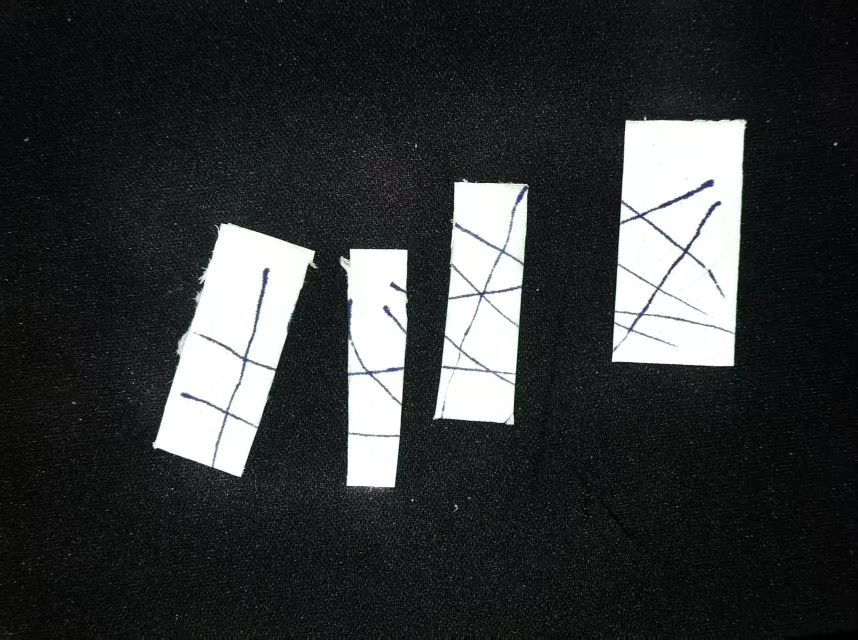
#> input picture 手撕拼图.jpg, 1716 x 1279 px (shown at 1/2 size)
$ python _diag_handmade.py
#> lines starting #> are read from the running program, lines starting #| are printed output that depends on the picture; after the words box and inside, x2 and y2 are one past the last pixel; in counts of white or black regions, pixels touching at a corner belong together
"""临时诊断：比较两个解在「纹理连续性」和「笔迹连续性」上的表现。用完即删。"""
import json
import sys
from pathlib import Path

import cv2
import numpy as np

ROOT = Path(__file__).resolve().parent
sys.path.insert(0, str(ROOT / "拼图还原项目" / "src"))
sys.path.insert(0, str(ROOT / "纹理拼合" / "tools"))

import geometry as G
from irregular_cut import _texture_cost

src = cv2.imdecode(np.fromfile("手撕拼图.jpg", dtype=np.uint8), cv2.IMREAD_COLOR)
#> src is the input picture: shape (1279, 1716, 3); mean B, G, R 55.9, 54.8, 52.9
rgb = cv2.cvtColor(src, cv2.COLOR_BGR2RGB).astype(np.float32)

# 笔迹掩膜：蓝色通道明显高于红/绿
b, g, r = src[..., 0].astype(np.int16), src[..., 1].astype(np.int16), src[..., 2].astype(np.int16)
ink = ((b.astype(np.int16) - np.maximum(g, r)) > 25).astype(np.float32)
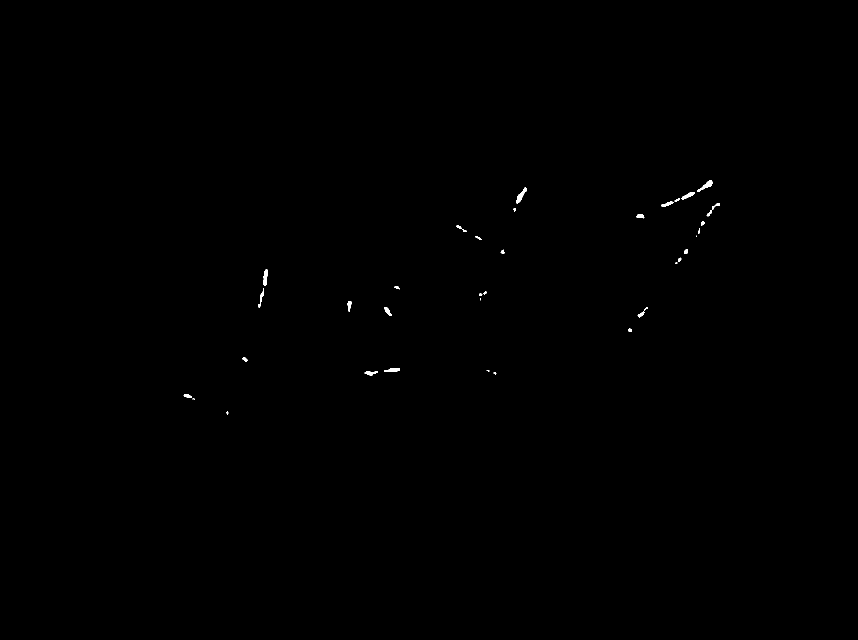
#> ink: shape (1279, 1716) float32 (shown at 1/2 size); values 0 (black) and 1 (white), 0.13% white; 37 white regions (6 under 20 px), largest, box (x1, y1, x2, y2) and area: (1033, 375, 1053, 407) 247, (1394, 360, 1426, 383) 245, (527, 538, 536, 572) 218


# [49 lines left out: functions seam_pairs, ink_continuity, not called in this run]


for name in ("solution_纯形状.json", "solution_形状加纹理.json"):
    p = Path("纹理拼合/手撕拼图") / name
    if not p.exists():
        continue
    sol = json.loads(p.read_text(encoding="utf-8"))
    pairs = seam_pairs(sol)
    tex = 0.0
    for i, j, aw, bw, side, pa, pb in pairs:
        tex += _texture_cost(rgb, pa, pb, aw, bw, side)
    bad, total = ink_continuity(pairs)
    print("%-22s 相邻块对=%d  纹理代价合计=%.3f（均值 %.3f）  笔迹不连续 %d/%d = %.1f%%"
          % (name, len(pairs), tex, tex / max(1, len(pairs)), bad, total,
             100.0 * bad / max(1, total)))
